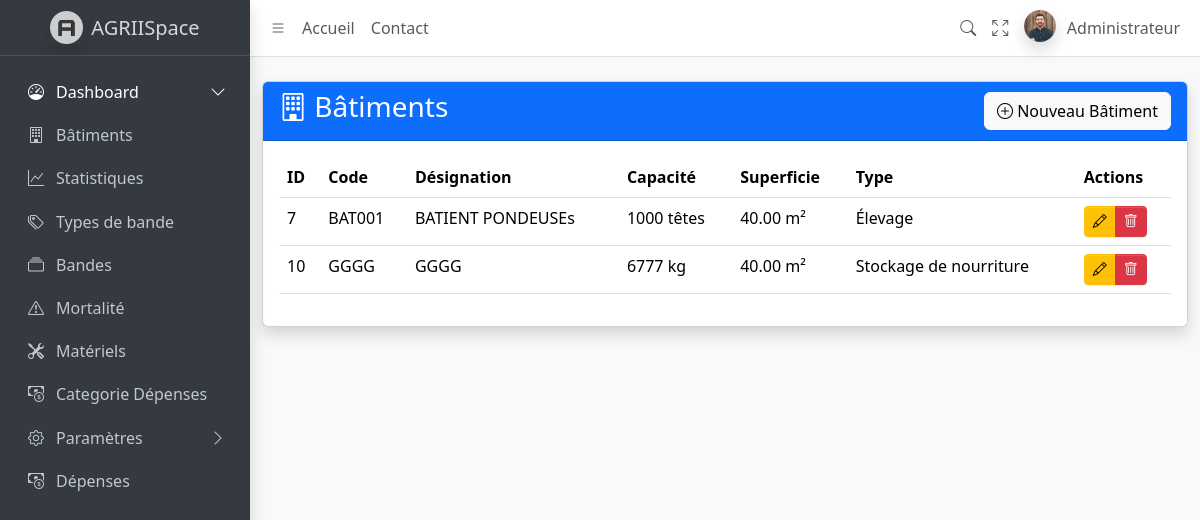
The page /batiment/ on the database its author committed.
### ispace/models.py (models this page shows, shortened)
class Batiment(models.Model):
    TYPE_CHOICES = [
        ('elevage', 'Élevage'),
        ('nourriture', 'Stockage de nourriture'),
        ('autre', 'Autre'),
    ]
    code = models.CharField(max_length=50, unique=True)
    designation = models.CharField(max_length=100)
    capacite = models.PositiveIntegerField()
    dimensions = models.CharField(max_length=100)  # Ex: "10x5"
    type = models.CharField(max_length=20, choices=TYPE_CHOICES, default='autre')
    @property
    def unite_capacite(self):
        if self.type == 'elevage':
            return f"{self.capacite} têtes"
        elif self.type == 'nourriture':
            return f"{self.capacite} kg"
        else:
            return f"{self.capacite} unités"
    def superficie(self):
        try:
            dimensions = self.dimensions.lower().replace('m', '').replace(' ', '')
            longueur, largeur = map(float, dimensions.split('x'))
            surface = longueur * largeur
            return f"{surface:.2f} m²"
        except:
            return "N/A"

### ispace/views.py (the view)
# urls.py: path('batiment/', views.BatimentListView.as_view(), name='batiment_list'),
class BatimentListView(ListView):
    model = Batiment
    template_name = 'batiment_list.html'  # adapte selon ton dossier de template
    context_object_name = 'batiments'

### ispace/templates/ispace/batiment_list.html (shortened to what this page needs)
{% extends "ispace/base.html" %}
{% block content %}
<div class="container py-4">
    <div class="card shadow">
        <div class="card-header bg-primary text-white">
            <div class="d-flex justify-content-between align-items-center">
                <h3><i class="bi bi-building"></i> Bâtiments</h3>
                <a href="{% url 'batiment_add' %}" class="btn btn-light">
                    <i class="bi bi-plus-circle"></i> Nouveau Bâtiment
                </a>
            </div>
        </div>
        <div class="card-body">
            <div class="table-responsive">
                <table class="table table-hover">
                    <thead>
                        <tr>
                            <th>ID</th>
                            <th>Code</th>
                            <th>Désignation</th>
                            <th>Capacité</th>
                            <th>Superficie</th>
                            <th>Type</th>
                            <th>Actions</th>
                        </tr>
                    </thead>
                    <tbody>
                        {% for bat in batiments %}
                        <tr>
                            <td>{{ bat.id }}</td>
                            <td>{{ bat.code }}</td>
                            <td>{{ bat.designation }}</td>
                            <td>{{ bat.unite_capacite }}</td>
                            <td>{{ bat.superficie }}</td>
                            <td>{{ bat.get_type_display }}</td>
                            <td>
                                <div class="btn-group btn-group-sm">
                                    <a href="{% url 'batiment_edit' bat.id %}" class="btn btn-warning">
                                        <i class="bi bi-pencil"></i>
                                    </a>
                                    <a href="{% url 'batiment_delete' bat.id %}" class="btn btn-danger"
                                       onclick="return confirm('Voulez-vous vraiment supprimer ce bâtiment ?');">
                                        <i class="bi bi-trash"></i>
                                    </a>
                                </div>
                            </td>
                        </tr>
                        {% empty %}
                        <tr>
                            <td colspan="7" class="text-center py-4">Aucun bâtiment trouvé.</td>
                        </tr>
                        {% endfor %}
                    </tbody>
                </table>
            </div>
        </div>
    </div>
</div>
{% endblock %}

### rows shown on the page
Batiment: id "7", code "BAT001", designation "BATIENT PONDEUSEs", unite_capacite "1000 têtes", superficie "40.00 m²", type "Élevage"
Batiment: id "10", code "GGGG", designation "GGGG", unite_capacite "6777 kg", superficie "40.00 m²", type "Stockage de nourriture"
